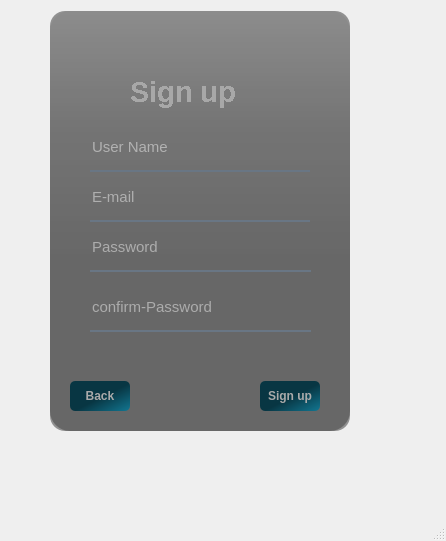
<?xml version="1.0" encoding="UTF-8"?>
<ui version="4.0">
 <class>SignWindow</class>
 <widget class="QMainWindow" name="SignWindow">
  <property name="geometry">
   <rect>
    <x>0</x>
    <y>0</y>
    <width>446</width>
    <height>541</height>
   </rect>
  </property>
  <property name="windowTitle">
   <string>MainWindow</string>
  </property>
  <widget class="QWidget" name="centralwidget">
   <widget class="QWidget" name="widget" native="true">
    <property name="geometry">
     <rect>
      <x>30</x>
      <y>-9</y>
      <width>370</width>
      <height>480</height>
     </rect>
    </property>
    <property name="styleSheet">
     <string notr="true">QPushButton#pushButton{
	background-color: qlineargradient(spread:pad, x1:0, y1:0.505682, x2:1, y2:0.477, stop:0 rgba(20, 47, 78, 219), stop:1 rgba(85, 98, 112, 226));
    color:rgba(255,255,255,210);
	border-radius:5px;
}
QPushButton#pushButton:hover{
	background-color: qlineargradient(spread:pad, x1:0, y1:0.505682, x2:1, y2:0.477, stop:0 rgba(40, 47, 98, 219), stop:1 rgba(105, 118, 132, 226));
 
}
QPushButton#pushButton:pressed{
	padding-left:5px;
	padding-top:5px;
	background-color:rgba(105,118,132,200)
}
QPushButton#pushButton_2{
	background-color: qlineargradient(spread:pad, x1:0, y1:0.505682, x2:1, y2:0.477, stop:0 rgba(20, 47, 78, 219), stop:1 rgba(85, 98, 112, 226));
    color:rgba(255,255,255,210);
	border-radius:5px;
}
QPushButton#pushButton_2:hover{
	background-color: qlineargradient(spread:pad, x1:0, y1:0.505682, x2:1, y2:0.477, stop:0 rgba(40, 47, 98, 219), stop:1 rgba(105, 118, 132, 226));
 
}
QPushButton#pushButton_2:pressed{
	padding-left:5px;
	padding-top:5px;
	background-color:rgba(105,118,132,200)
}</string>
    </property>
    <widget class="QLabel" name="Frame">
     <property name="geometry">
      <rect>
       <x>20</x>
       <y>20</y>
       <width>300</width>
       <height>420</height>
      </rect>
     </property>
     <property name="styleSheet">
      <string notr="true">border-image: url(:/newPrefix/login.jpeg);
border-radius:20px;</string>
     </property>
     <property name="text">
      <string/>
     </property>
    </widget>
    <widget class="QLabel" name="Image">
     <property name="geometry">
      <rect>
       <x>20</x>
       <y>20</y>
       <width>300</width>
       <height>420</height>
      </rect>
     </property>
     <property name="styleSheet">
      <string notr="true">background-color: qlineargradient(spread:pad, x1:0, y1:0, x2:0, y2:0.715909, stop:0 rgba(0, 0, 0, 9), stop:0.375 rgba(0, 0, 0, 50), stop:0.835227 rgba(0, 0, 0, 75));
border-image: url(:/newPrefix/login.jpeg);
border-radius:20px;</string>
     </property>
     <property name="text">
      <string/>
     </property>
    </widget>
    <widget class="QLabel" name="DarkShade">
     <property name="geometry">
      <rect>
       <x>20</x>
       <y>20</y>
       <width>300</width>
       <height>420</height>
      </rect>
     </property>
     <property name="styleSheet">
      <string notr="true">background-color:rgba(0,0,0,100);
border-radius:15px;
</string>
     </property>
     <property name="text">
      <string/>
     </property>
    </widget>
    <widget class="QLabel" name="Program_name">
     <property name="geometry">
      <rect>
       <x>100</x>
       <y>40</y>
       <width>141</width>
       <height>121</height>
      </rect>
     </property>
     <property name="font">
      <font>
       <pointsize>22</pointsize>
       <weight>75</weight>
       <bold>true</bold>
       <underline>false</underline>
       <strikeout>false</strikeout>
       <stylestrategy>NoAntialias</stylestrategy>
       <kerning>true</kerning>
      </font>
     </property>
     <property name="styleSheet">
      <string notr="true">color:
rgba(204, 204, 204,210)</string>
     </property>
     <property name="text">
      <string>Sign up</string>
     </property>
    </widget>
    <widget class="QLabel" name="Failure_msg">
     <property name="geometry">
      <rect>
       <x>40</x>
       <y>360</y>
       <width>261</width>
       <height>21</height>
      </rect>
     </property>
     <property name="styleSheet">
      <string notr="true">font: 10pt &quot;MS Shell Dlg 2&quot;;
color:rgb(143, 0, 0);</string>
     </property>
     <property name="text">
      <string/>
     </property>
    </widget>
    <widget class="QLineEdit" name="UserName">
     <property name="geometry">
      <rect>
       <x>60</x>
       <y>140</y>
       <width>220</width>
       <height>41</height>
      </rect>
     </property>
     <property name="font">
      <font>
       <pointsize>11</pointsize>
      </font>
     </property>
     <property name="styleSheet">
      <string notr="true">background-color: rgba(0, 0, 0,0);
border:none;
border-bottom:2px solid rgba(105,118,132,255);
color:rgba(255, 255, 255,230);
padding-bottom:7px;</string>
     </property>
     <property name="placeholderText">
      <string>User Name</string>
     </property>
    </widget>
    <widget class="QLineEdit" name="email">
     <property name="geometry">
      <rect>
       <x>60</x>
       <y>190</y>
       <width>220</width>
       <height>41</height>
      </rect>
     </property>
     <property name="font">
      <font>
       <pointsize>11</pointsize>
      </font>
     </property>
     <property name="styleSheet">
      <string notr="true">background-color: rgba(0, 0, 0,0);
border:none;
border-bottom:2px solid rgba(105,118,132,255);
color:rgba(255, 255, 255,230);
padding-bottom:7px;</string>
     </property>
     <property name="placeholderText">
      <string>E-mail</string>
     </property>
    </widget>
    <widget class="QLineEdit" name="Passwd">
     <property name="geometry">
      <rect>
       <x>60</x>
       <y>240</y>
       <width>221</width>
       <height>41</height>
      </rect>
     </property>
     <property name="font">
      <font>
       <pointsize>11</pointsize>
      </font>
     </property>
     <property name="styleSheet">
      <string notr="true">background-color: rgba(0, 0, 0,0);
border:none;
border-bottom:2px solid rgba(105,118,132,255);
color:rgba(255, 255, 255,230);
padding-bottom:7px;</string>
     </property>
     <property name="echoMode">
      <enum>QLineEdit::Password</enum>
     </property>
     <property name="placeholderText">
      <string>Password</string>
     </property>
    </widget>
    <widget class="QLineEdit" name="conf_passwd">
     <property name="geometry">
      <rect>
       <x>60</x>
       <y>300</y>
       <width>221</width>
       <height>41</height>
      </rect>
     </property>
     <property name="font">
      <font>
       <pointsize>11</pointsize>
      </font>
     </property>
     <property name="styleSheet">
      <string notr="true">background-color: rgba(0, 0, 0,0);
border:none;
border-bottom:2px solid rgba(105,118,132,255);
color:rgba(255, 255, 255,230);
padding-bottom:7px;</string>
     </property>
     <property name="echoMode">
      <enum>QLineEdit::Password</enum>
     </property>
     <property name="placeholderText">
      <string>confirm-Password</string>
     </property>
    </widget>
    <widget class="QPushButton" name="SignButton">
     <property name="geometry">
      <rect>
       <x>230</x>
       <y>390</y>
       <width>60</width>
       <height>30</height>
      </rect>
     </property>
     <property name="maximumSize">
      <size>
       <width>100</width>
       <height>40</height>
      </size>
     </property>
     <property name="font">
      <font>
       <pointsize>9</pointsize>
       <weight>75</weight>
       <bold>true</bold>
      </font>
     </property>
     <property name="styleSheet">
      <string notr="true">QPushButton#SignButton{
	
	background-color: qlineargradient(spread:pad, x1:0.512, y1:0.512, x2:1, y2:1, stop:0.0447761 rgba(8, 54, 67, 255), stop:1 rgba(18, 118, 145, 255));
	border-radius:5px;
color:rgb(170, 170, 170);
}
QPushButton#SignButton:hover{	
	background-color: qlineargradient(spread:pad, x1:0.99, y1:1, x2:0, y2:0, stop:0.119403 rgba(19, 122, 150, 255), stop:0.791045 rgba(37, 44, 38, 255));
	border-radius:5px;
color:rgb(170, 170, 170);
}
QPushButton#SignButton:pressed{
	padding-left:5px;
padding-top:5px;
	background-color: qlineargradient(spread:pad, x1:0.99, y1:1, x2:0, y2:0, stop:0.119403 rgba(4, 29, 36, 255), stop:0.791045 rgba(37, 44, 38, 255));
	border-radius:5px;
color:rgb(170, 170, 170);
}
</string>
     </property>
     <property name="text">
      <string>Sign up</string>
     </property>
    </widget>
    <widget class="QPushButton" name="BackButton">
     <property name="geometry">
      <rect>
       <x>40</x>
       <y>390</y>
       <width>60</width>
       <height>30</height>
      </rect>
     </property>
     <property name="maximumSize">
      <size>
       <width>100</width>
       <height>40</height>
      </size>
     </property>
     <property name="font">
      <font>
       <pointsize>9</pointsize>
       <weight>75</weight>
       <bold>true</bold>
      </font>
     </property>
     <property name="styleSheet">
      <string notr="true">QPushButton#BackButton{
	
	background-color: qlineargradient(spread:pad, x1:0.512, y1:0.512, x2:1, y2:1, stop:0.0447761 rgba(8, 54, 67, 255), stop:1 rgba(18, 118, 145, 255));
	border-radius:5px;
color:rgb(170, 170, 170);
}
QPushButton#BackButton:hover{	
	background-color: qlineargradient(spread:pad, x1:0.99, y1:1, x2:0, y2:0, stop:0.119403 rgba(19, 122, 150, 255), stop:0.791045 rgba(37, 44, 38, 255));
	border-radius:5px;
color:rgb(170, 170, 170);

}
QPushButton#BackButton:pressed{
	padding-left:5px;
padding-top:5px;
	background-color: qlineargradient(spread:pad, x1:0.99, y1:1, x2:0, y2:0, stop:0.119403 rgba(4, 29, 36, 255), stop:0.791045 rgba(37, 44, 38, 255));
	border-radius:5px;
color:rgb(170, 170, 170);
}
</string>
     </property>
     <property name="text">
      <string>Back</string>
     </property>
    </widget>
   </widget>
  </widget>
  <widget class="QMenuBar" name="menubar">
   <property name="geometry">
    <rect>
     <x>0</x>
     <y>0</y>
     <width>446</width>
     <height>26</height>
    </rect>
   </property>
  </widget>
  <widget class="QStatusBar" name="statusbar"/>
 </widget>
 <resources>
  <include location="resourse/oop_res.qrc"/>
 </resources>
 <connections/>
</ui>
